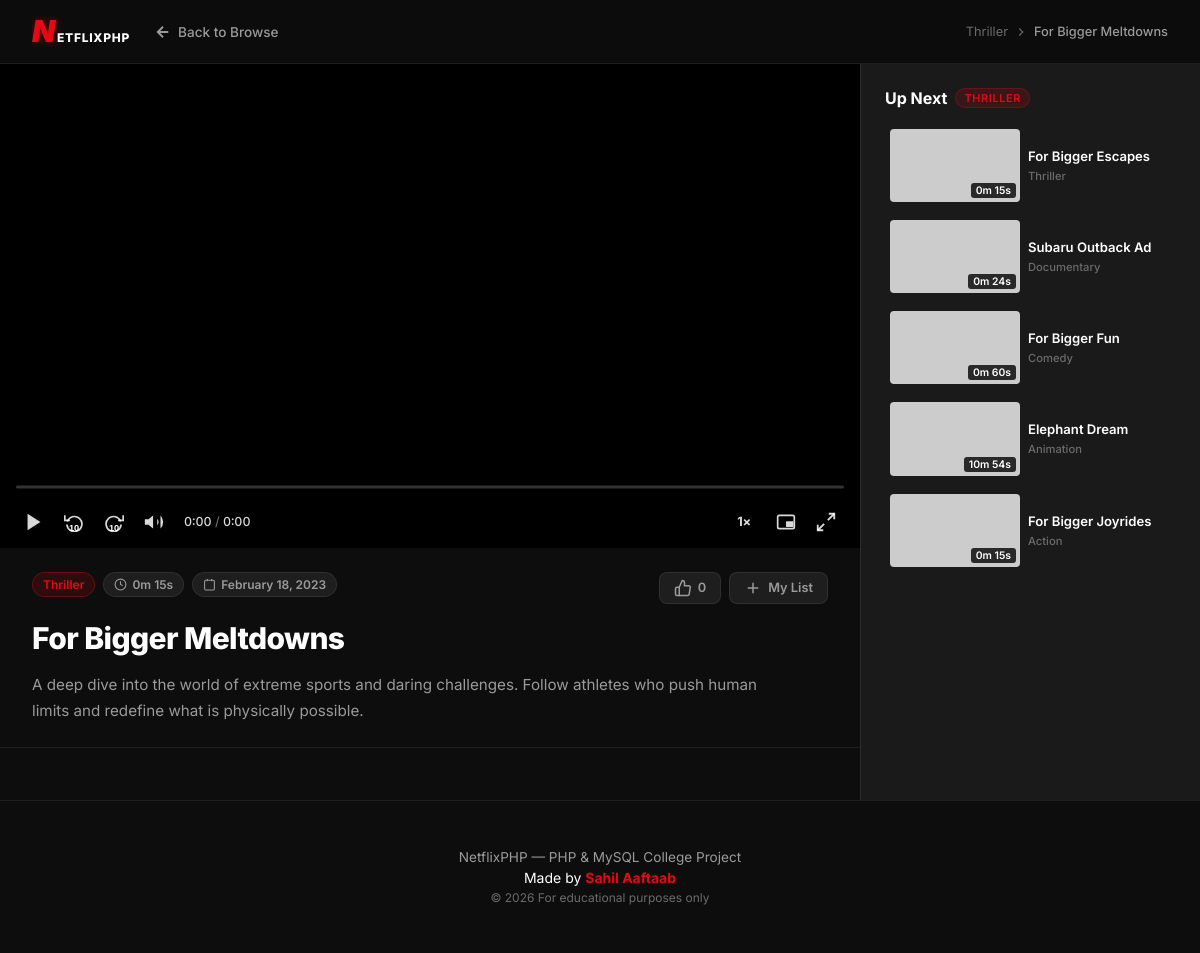
Page /player.php?id=11 on the committed database.
### tables this page shows
CREATE TABLE videos (
    id           INT          UNSIGNED AUTO_INCREMENT PRIMARY KEY,
    title        VARCHAR(255) NOT NULL,
    description  TEXT         NOT NULL,
    thumbnail_url VARCHAR(500) NOT NULL,
    video_url    VARCHAR(500) NOT NULL,
    duration     VARCHAR(20)  NOT NULL,
    genre        VARCHAR(100) NOT NULL,
    upload_date  DATE         NOT NULL,
    created_at   TIMESTAMP    DEFAULT CURRENT_TIMESTAMP
);

### player.php (the view, shortened to what this page needs)
<?php
require_once 'db_connect.php';
$video_id = filter_input(INPUT_GET, 'id', FILTER_VALIDATE_INT);
try {
    $stmt = $pdo->prepare(
        "SELECT id, title, description, thumbnail_url, video_url, duration, genre, upload_date
           FROM videos
          WHERE id = :id
          LIMIT 1"
    );
    $stmt->execute([':id' => $video_id]);
    $video = $stmt->fetch();
} catch (PDOException $e) {
    $video = null;
}
    ?>
    <?php
try {
    $rel_stmt = $pdo->prepare(
        "SELECT id, title, thumbnail_url, duration, genre
           FROM videos
          WHERE genre = :genre
            AND id  != :current_id
          ORDER BY upload_date DESC
          LIMIT 6"
    );
    $rel_stmt->execute([
        ':genre'      => $video['genre'],
        ':current_id' => $video_id,
    ]);
    $related = $rel_stmt->fetchAll();
    if (count($related) < 4) {
        $extra_ids   = array_column($related, 'id');
        $extra_ids[] = $video_id;
        $placeholders = implode(',', array_fill(0, count($extra_ids), '?'));
        $extra_stmt  = $pdo->prepare(
            "SELECT id, title, thumbnail_url, duration, genre
               FROM videos
              WHERE id NOT IN ($placeholders)
              ORDER BY RAND()
              LIMIT 4"
        );
        $extra_stmt->execute($extra_ids);
        $related = array_merge($related, $extra_stmt->fetchAll());
    }
} catch (PDOException $e) {
    $related = [];
}
$upload_formatted = date('F j, Y', strtotime($video['upload_date']));
?>
<!DOCTYPE html>
<html lang="en">
<head>
    <link rel="stylesheet" href="css/style.css">
    <link rel="stylesheet" href="css/player.css">
</head>
<body class="player-body">
<nav class="navbar navbar--player" id="navbar">
    <div class="nav-left">
        <a href="index.php" class="logo" aria-label="Back to Home">
            <span class="logo-text" aria-hidden="true">
                <span class="logo-n">N</span><span class="logo-brand">ETFLIXPHP</span>
            </span>
        </a>
        <a href="index.php" class="back-link">
            <svg viewBox="0 0 24 24" fill="none" stroke="currentColor" stroke-width="2.5" width="18" height="18">
                <path d="M19 12H5M12 19l-7-7 7-7"/>
            </svg>
            Back to Browse
        </a>
    </div>
    <div class="nav-breadcrumb" aria-label="breadcrumb">
        <span><?= htmlspecialchars($video['genre']) ?></span>
        <svg viewBox="0 0 24 24" fill="none" stroke="currentColor" stroke-width="2" width="14" height="14"><path d="m9 18 6-6-6-6"/></svg>
        <span class="breadcrumb-current"><?= htmlspecialchars($video['title']) ?></span>
    </div>
</nav>
<div class="player-layout">
    <div class="player-main" id="player-column">
        <div class="player-wrapper" id="player-wrapper">
            <video
                id="main-video"
                class="main-video"
                preload="metadata"
                poster="<?= htmlspecialchars($video['thumbnail_url']) ?>"
                playsinline
                aria-label="<?= htmlspecialchars($video['title']) ?>"
            >
                <source src="<?= htmlspecialchars($video['video_url']) ?>" type="video/mp4">
            </video>
            <div class="custom-controls" id="custom-controls" aria-label="Video controls">
                <div class="progress-container" id="progress-container" role="slider"
                     aria-label="Seek bar" aria-valuemin="0" aria-valuemax="100" aria-valuenow="0"
                     tabindex="0">
                </div>
                <div class="controls-row">
                    <div class="controls-left">
                        <button class="ctrl-btn" id="play-pause-btn" aria-label="Play">
                            <svg id="play-icon" viewBox="0 0 24 24" fill="currentColor" width="22" height="22">
                                <polygon points="5,3 19,12 5,21"/>
                            </svg>
                        </button>
                        <button class="ctrl-btn" id="skip-back-btn" aria-label="Rewind 10 seconds">
                            <svg viewBox="0 0 24 24" fill="none" stroke="currentColor" stroke-width="2" width="20" height="20">
                                <polyline points="1 4 1 10 7 10"/><path d="M3.51 15a9 9 0 1 0 .49-3.56"/>
                            </svg>
                            <span class="skip-label">10</span>
                        </button>
                        <button class="ctrl-btn" id="skip-fwd-btn" aria-label="Forward 10 seconds">
                            <svg viewBox="0 0 24 24" fill="none" stroke="currentColor" stroke-width="2" width="20" height="20">
                                <polyline points="23 4 23 10 17 10"/><path d="M20.49 15a9 9 0 1 1-.49-3.56"/>
                            </svg>
                            <span class="skip-label">10</span>
                        </button>
                        <div class="volume-group">
                            <button class="ctrl-btn" id="mute-btn" aria-label="Mute">
                                <svg id="vol-icon" viewBox="0 0 24 24" fill="currentColor" width="22" height="22">
                                    <polygon points="11 5 6 9 2 9 2 15 6 15 11 19 11 5"/>
                                    <path d="M19.07 4.93a10 10 0 0 1 0 14.14M15.54 8.46a5 5 0 0 1 0 7.07"/>
                                </svg>
                            </button>
                        </div>
                        <span class="time-display" id="time-display" aria-live="off">
                            <span id="current-time">0:00</span>
                            <span class="time-sep"> / </span>
                            <span id="total-time">0:00</span>
                        </span>
                    </div>
                    <div class="controls-right">
                        <div class="speed-group">
                            <button class="ctrl-btn speed-btn" id="speed-btn" aria-label="Playback speed" aria-haspopup="listbox">
                                <span id="speed-label">1×</span>
                            </button>
                        </div>
                        <button class="ctrl-btn" id="pip-btn" aria-label="Picture in Picture">
                            <svg viewBox="0 0 24 24" fill="none" stroke="currentColor" stroke-width="2" width="20" height="20">
                                <rect x="2" y="4" width="20" height="16" rx="2"/>
                                <rect x="12" y="11" width="9" height="7" rx="1" fill="currentColor" stroke="none"/>
                            </svg>
                        </button>
                        <button class="ctrl-btn" id="fullscreen-btn" aria-label="Fullscreen">
                            <svg id="expand-icon" viewBox="0 0 24 24" fill="none" stroke="currentColor" stroke-width="2" width="22" height="22">
                                <polyline points="15 3 21 3 21 9"/><polyline points="9 21 3 21 3 15"/>
                                <line x1="21" y1="3" x2="14" y2="10"/><line x1="3" y1="21" x2="10" y2="14"/>
                            </svg>
                        </button>
                    </div>
                </div>
            </div>
            <div class="center-click-overlay" id="center-overlay" aria-hidden="true">
            </div>
        </div>
        <div class="video-meta-section" id="video-meta">
            <div class="meta-top">
                <div class="meta-badges">
                    <span class="badge badge--genre"><?= htmlspecialchars($video['genre']) ?></span>
                    <span class="badge badge--duration">
                        <svg viewBox="0 0 24 24" fill="none" stroke="currentColor" stroke-width="2" width="13" height="13">
                            <circle cx="12" cy="12" r="10"/><polyline points="12 6 12 12 16 14"/>
                        </svg>
                        <?= htmlspecialchars($video['duration']) ?>
                    </span>
                    <span class="badge badge--date">
                        <svg viewBox="0 0 24 24" fill="none" stroke="currentColor" stroke-width="2" width="13" height="13">
                            <rect x="3" y="4" width="18" height="18" rx="2"/><line x1="16" y1="2" x2="16" y2="6"/><line x1="8" y1="2" x2="8" y2="6"/>
                        </svg>
                        <?= htmlspecialchars($upload_formatted) ?>
                    </span>
                </div>
                <div class="meta-actions">
                    <button class="action-btn" id="like-btn" aria-label="Like this video" title="Like">
                        <svg viewBox="0 0 24 24" fill="none" stroke="currentColor" stroke-width="2" width="18" height="18">
                            <path d="M14 9V5a3 3 0 0 0-3-3l-4 9v11h11.28a2 2 0 0 0 2-1.7l1.38-9a2 2 0 0 0-2-2.3H14z"/>
                            <path d="M7 22H4a2 2 0 0 1-2-2v-7a2 2 0 0 1 2-2h3"/>
                        </svg>
                        <span id="like-count">0</span>
                    </button>
                    <button class="action-btn" id="watchlist-btn" aria-label="Add to watchlist" title="Watchlist">
                        <svg viewBox="0 0 24 24" fill="none" stroke="currentColor" stroke-width="2" width="18" height="18">
                            <line x1="12" y1="5" x2="12" y2="19"/><line x1="5" y1="12" x2="19" y2="12"/>
                        </svg>
                        My List
                    </button>
                </div>
            </div>
            <h1 class="video-title" id="video-title-heading"><?= htmlspecialchars($video['title']) ?></h1>
            <p class="video-description"><?= nl2br(htmlspecialchars($video['description'])) ?></p>
        </div>
    </div>
    <aside class="player-sidebar" id="player-sidebar" aria-label="Related videos">
        <h2 class="sidebar-title">
            Up Next
            <span class="sidebar-genre-tag"><?= htmlspecialchars($video['genre']) ?></span>
        </h2>
        <?php if (!empty($related)): ?>
        <div class="related-list" id="related-list">
            <?php foreach ($related as $rel): ?>
            <a href="player.php?id=<?= (int)$rel['id'] ?>"
               class="related-card"
               id="related-<?= (int)$rel['id'] ?>"
               aria-label="Watch <?= htmlspecialchars($rel['title']) ?>">
                <div class="related-thumb-wrap">
                    <img
                        src="<?= htmlspecialchars($rel['thumbnail_url']) ?>"
                        alt="<?= htmlspecialchars($rel['title']) ?> thumbnail"
                        class="related-thumb"
                        loading="lazy"
                        onerror="this.src='https://via.placeholder.com/320x180/1a1a1a/E50914?text=No+Image'"
                    >
                    <span class="related-duration"><?= htmlspecialchars($rel['duration']) ?></span>
                </div>
                <div class="related-info">
                    <p class="related-title"><?= htmlspecialchars($rel['title']) ?></p>
                    <span class="related-genre"><?= htmlspecialchars($rel['genre']) ?></span>
                </div>
            </a>
            <?php endforeach; ?>
        </div>
        <?php else: ?>
        <p class="no-related">No related videos found.</p>
        <?php endif; ?>
    </aside>
</div>
<footer class="footer footer--player">
    <p class="footer-text">NetflixPHP &mdash; PHP &amp; MySQL College Project</p>
    <p class="footer-credit">Made by <strong>Sahil Aaftaab</strong></p>
    <p class="footer-sub">&copy; <?= date('Y') ?> For educational purposes only</p>
</footer>
</body>
</html>

### css/style.css (style rules this page uses)
:root { --clr-accent: #E50914; --clr-accent-dark: #b20710; --clr-accent-glow: rgba(229, 9, 20, 0.35); --clr-bg: #141414; --clr-bg-secondary: #1a1a1a; --clr-bg-card: #1f1f1f; --clr-bg-overlay: rgba(0, 0, 0, 0.75); --clr-text: #ffffff; --clr-text-muted: #9a9a9a; --clr-text-dim: #6b6b6b; --clr-border: rgba(255, 255, 255, 0.08); --font-main: 'Inter', -apple-system, BlinkMacSystemFont, 'Segoe UI', sans-serif; --sp-xs: 0.25rem; --sp-sm: 0.5rem; --sp-md: 1rem; --sp-lg: 1.5rem; --sp-xl: 2rem; --sp-2xl: 3rem; --radius-sm: 4px; --radius-md: 8px; --radius-lg: 12px; --radius-xl: 16px; --shadow-card: 0 8px 32px rgba(0, 0, 0, 0.6); --shadow-glow: 0 0 20px var(--clr-accent-glow); --ease-smooth: cubic-bezier(0.25, 0.46, 0.45, 0.94); --duration-fast: 150ms; --duration-normal: 250ms; --duration-slow: 400ms; --navbar-h: 64px; }
*, *::before, *::after { box-sizing: border-box; margin: 0; padding: 0; }
html { font-size: 16px; scroll-behavior: smooth; -webkit-text-size-adjust: 100%; }
body { font-family: var(--font-main); background-color: var(--clr-bg); color: var(--clr-text); min-height: 100vh; overflow-x: hidden; -webkit-font-smoothing: antialiased; -moz-osx-font-smoothing: grayscale; }
.navbar { position: fixed; top: 0; left: 0; right: 0; z-index: 1000; height: var(--navbar-h); display: flex; align-items: center; justify-content: space-between; padding: 0 var(--sp-xl); gap: var(--sp-lg); background: linear-gradient(to bottom, rgba(0,0,0,0.85) 0%, transparent 100%); transition: background var(--duration-normal) var(--ease-smooth), box-shadow var(--duration-normal) var(--ease-smooth); }
.logo { display: flex; align-items: center; text-decoration: none; flex-shrink: 0; }
.logo-text { display: inline-flex; align-items: baseline; gap: 0; line-height: 1; letter-spacing: -0.02em; }
.logo-n { font-size: 1.9rem; font-weight: 900; color: var(--clr-accent); font-style: italic; line-height: 1; text-shadow: 0 0 12px rgba(229, 9, 20, 0.4); }
.logo-brand { font-size: 0.75rem; font-weight: 800; color: var(--clr-text); letter-spacing: 0.06em; text-transform: uppercase; padding-left: 2px; align-self: flex-end; padding-bottom: 3px; }
.nav-left { display: flex; align-items: center; gap: var(--sp-lg); flex-shrink: 0; min-width: 0; overflow: hidden; }
.footer { text-align: center; padding: var(--sp-2xl) var(--sp-xl); border-top: 1px solid var(--clr-border); margin-top: var(--sp-2xl); }
.footer-text { font-size: 0.85rem; color: var(--clr-text-muted); margin-bottom: var(--sp-xs); }
.footer-credit { font-size: 0.875rem; color: var(--clr-text); margin-bottom: var(--sp-xs); }
.footer-credit strong { color: var(--clr-accent); font-weight: 700; }
.footer-sub { font-size: 0.75rem; color: var(--clr-text-dim); }

### rows in the picture
videos: genre "Thriller", title "For Bigger Meltdowns", duration "0m 15s", upload_date "February 18, 2023", description "A deep dive into the world of extreme sports and daring challenges. Follow athletes who push human limits and redefine what is physically possible.", genre "THRILLER"
videos: duration "0m 15s", title "For Bigger Escapes", genre "Thriller"
videos: duration "0m 24s", title "Subaru Outback Ad", genre "Documentary"
videos: duration "0m 60s", title "For Bigger Fun", genre "Comedy"
videos: duration "10m 54s", title "Elephant Dream", genre "Animation"
videos: duration "0m 15s", title "For Bigger Joyrides", genre "Action"
